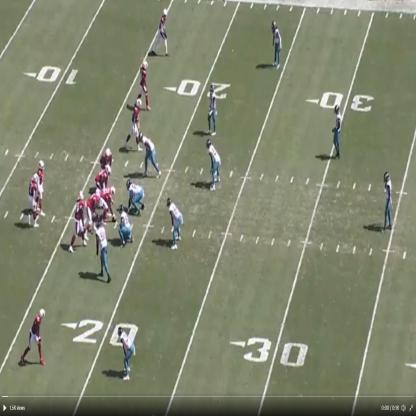
#> input picture img1.jpg, 416 x 416 px
$ python rotate_sample.py
#> lines starting #> are read from the running program, lines starting #| are printed output that depends on the picture
import numpy as np
import cv2
from scipy import ndimage
import math

angle_to_rotate = math.pi/2

img = cv2.imread("img1.jpg", cv2.IMREAD_UNCHANGED)
#> img is the input picture: shape (416, 416, 3); mean B, G, R 109.9, 132.5, 128.1

img_rotated = ndimage.rotate(img, 180 * angle_to_rotate / math.pi)
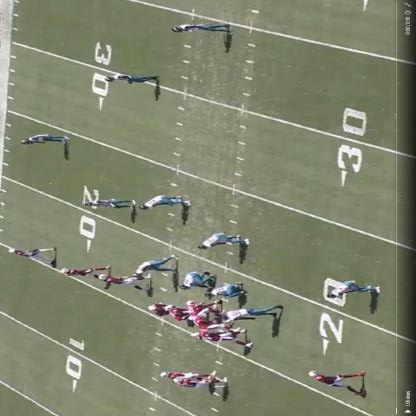
#> img_rotated: shape (416, 416, 3); mean B, G, R 109.9, 132.5, 128.1

img_rotated = cv2.copyMakeBorder(img_rotated, 100, 100, 100, 100,
                                 cv2.BORDER_CONSTANT)
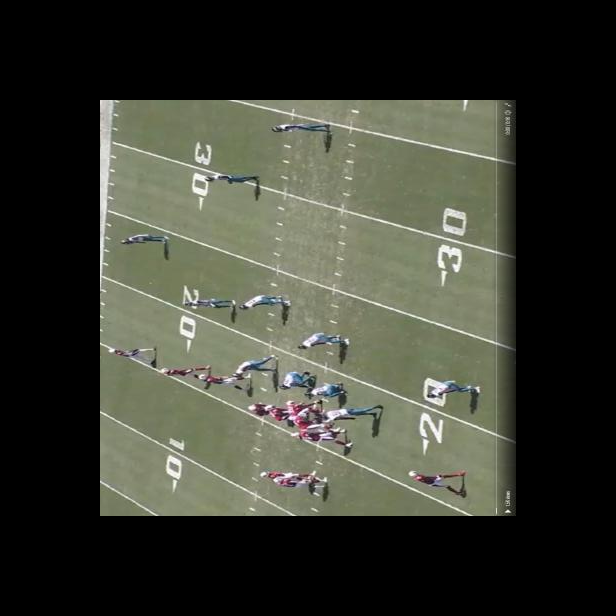
#> img_rotated: shape (616, 616, 3); mean B, G, R 50.1, 60.4, 58.4
cv2.imwrite("rotated_sample.png", img_rotated)
